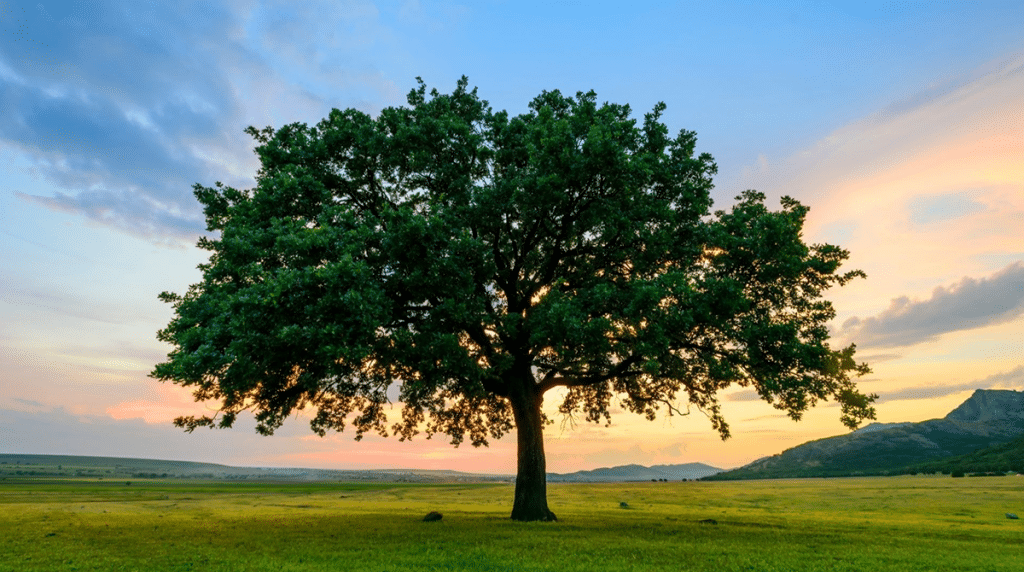
#> input picture CV practicals/13/13.webp, 1024 x 572 px
$ python 13.py
#> lines starting #> are read from the running program, lines starting #| are printed output that depends on the picture
import cv2
import numpy as np
image = cv2.imread("13.webp")
#> image is the input picture: shape (572, 1024, 3); mean B, G, R 112.4, 128.5, 113.7
rows, cols, ch = image.shape
#> rows = 572; cols = 1024; ch = 3
pts1 = np.float32([[50, 50], [200, 50], [50, 200]])
pts2 = np.float32([[10, 100], [200, 50], [100, 250]])
matrix = cv2.getAffineTransform(pts1, pts2)
transformed_image = cv2.warpAffine(image, matrix, (cols, rows))
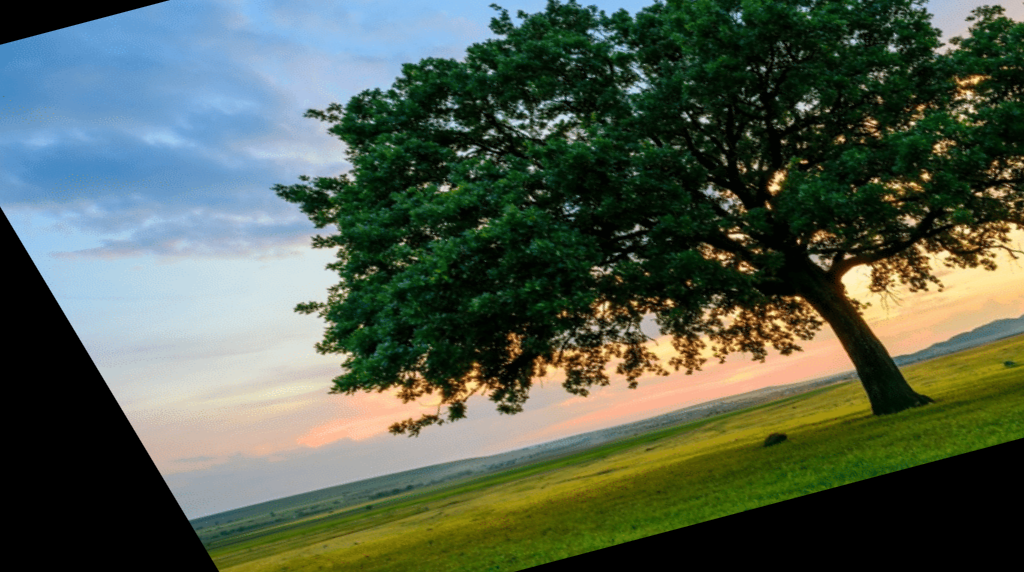
#> transformed_image: shape (572, 1024, 3); mean B, G, R 79.1, 94.4, 82.7
cv2.imshow("Original Image", image)
cv2.imshow("Affine Transformed Image", transformed_image)
cv2.imwrite("affine_transformed.jpg", transformed_image)
cv2.waitKey(0)
cv2.destroyAllWindows()
